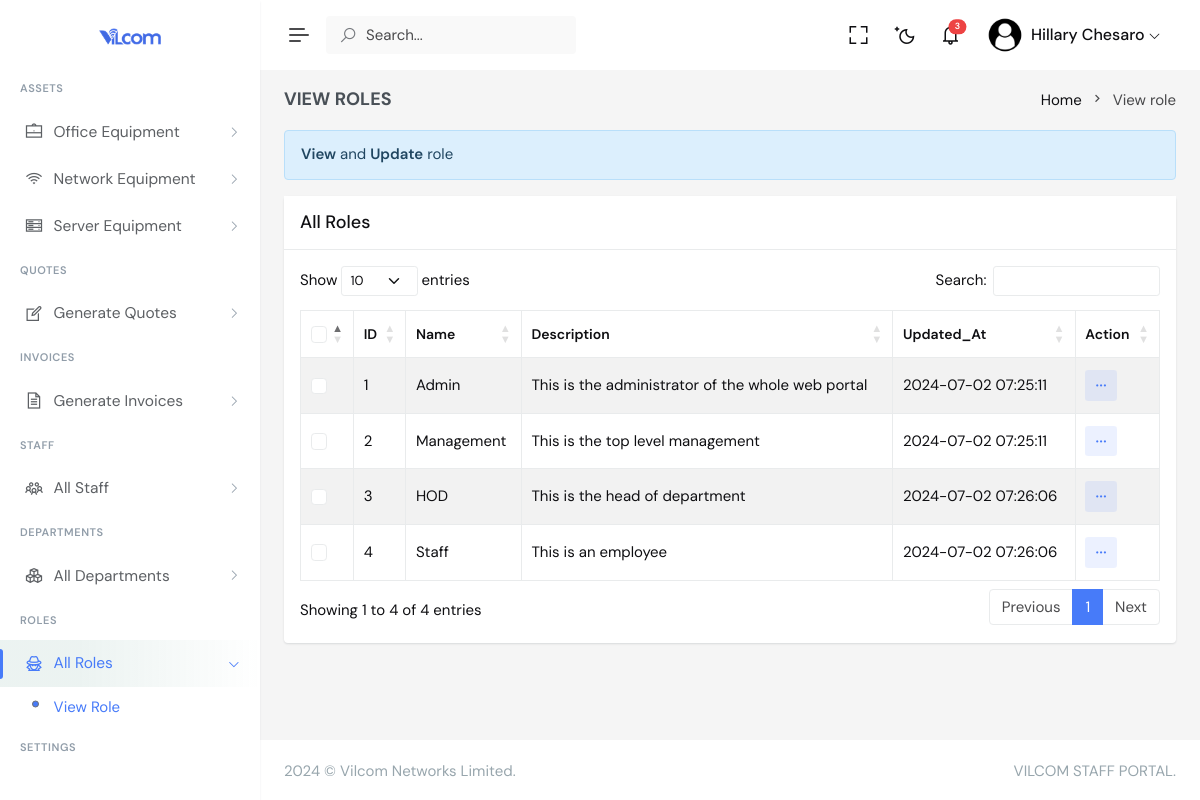
The page /management/view_role.php (signed in) on the database its author committed.
### tables this page shows
CREATE TABLE IF NOT EXISTS `role` (
  `role_id` int NOT NULL AUTO_INCREMENT,
  `name` text,
  `description` text,
  `updated_at` timestamp NULL DEFAULT CURRENT_TIMESTAMP,
  PRIMARY KEY (`role_id`)
);

### api/MySql.php (called while the page is built, shortened)
<?php
class MySql {
    protected $host = DB_HOST;
    protected $user = DB_USER;
    protected $pass = DB_PASSWORD;
    protected $dbName = DB_NAME;
    protected $sql;
    protected $converterUtf8 = true;
    protected $uppercase = false;
    protected $connection;
    private function connect(): bool {
        try {
            $this->connection = new PDO("mysql:host={$this->host};dbname={$this->dbName}", $this->user, $this->pass);
            return true;
        } catch (PDOException $e) {
            echo "Error: " . $e->getMessage() . "<br/>";
            die();
        }
    }
    public function setSqlScript(string $sql, bool $complementation = false): void {
        $patterns = [
            "/''/", "/' '/", "/\" \"/", "/\"\"/",
            "/\"null\"/", "/\"NULL\"/", "/'null'/", "/'NULL'/",
            "/,[ \t\n\r\f\v]*,/", "/,,/", "/, ,/", "/=[ \t\n\r\f\v]*,/"
        ];
        $sql = preg_replace($patterns, "null", $sql);
        if ($complementation) {
            $this->sql .= $sql . "; \n";
        } else {
            $this->sql = $sql;
        }
    }
    public function select(string $sql): array {
        $pdo = $this->connection;
        $db = $pdo->prepare($this->sql);
        $result = $db->execute();
        if ($result) {
            $data = $db->fetchAll(PDO::FETCH_ASSOC);
            $return = [];
            foreach ($data as $key => $reg) {
                foreach ($reg as $campo => $val) {
                    $val = $this->converterUtf8 ? mb_convert_encoding($val, 'UTF-8', 'UTF-8') : $val;
                    $return[$key][$campo] = $this->uppercase ? strtoupper($val) : $val;
                }
            }
            return $return;
        } else {
            $this->error = $db->errorInfo();
            $this->error['sql'] = $this->sql;
            die($this->getErros());
        }
    }
}
?>

### management/view_role.php (the view, shortened to what this page needs)
<?php
 include "header.php";
 $selectQuery="SELECT * FROM role";
 $dbSelect=$db->select($selectQuery);
?>
        <div class="main-content">
            <div class="page-content">
                <div class="container-fluid">
                    <div class="row">
                        <div class="col-12">
                            <div class="page-title-box d-sm-flex align-items-center justify-content-between">
                                <h4 class="mb-sm-0">VIEW ROLES</h4>
                                <div class="page-title-right">
                                    <ol class="breadcrumb m-0">
                                        <li class="breadcrumb-item"><a href="javascript: void(0);">Home</a></li>
                                        <li class="breadcrumb-item active">View role</li>
                                    </ol>
                                </div>
                            </div>
                        </div>
                    </div>
                    <div class="alert alert-info" role="alert">
                        <strong>View</strong> and <b>Update</b> role
                    </div>
                    <div class="row">
                        <div class="col-lg-12">
                            <div class="card">
                                <div class="card-header">
                                    <h5 class="card-title mb-0">All Roles</h5>
                                </div>
                                <div class="card-body">
                                    <table id="example" class="table table-bordered dt-responsive nowrap table-striped align-middle" style="width:100%">
                                        <thead>
                                            <tr>
                                                <th scope="col" style="width: 10px;">
                                                    <div class="form-check">
                                                        <input class="form-check-input fs-15" type="checkbox" id="checkAll" value="option">
                                                    </div>
                                                </th>
                                                <th data-ordering="false">ID</th>
                                                <th data-ordering="false">Name</th>
                                                <th data-ordering="false">Description</th>
                                                <th data-ordering="false">Updated_At</th>
                                                <th data-ordering="false">Action</th>
                                            </tr>
                                        </thead>
                                        <tbody>
                                            <?php
                                            if(count($dbSelect)){
                                                foreach($dbSelect as $row){
                                            ?>
                                            <tr>
                                                <th scope="row">
                                                    <div class="form-check">
                                                        <input class="form-check-input fs-15" type="checkbox" name="checkAll" value="option1">
                                                    </div>
                                                </th>
                                                <td><?php echo $row['role_id'];?></td>
                                                <td><?php echo $row['name'];?></td>
                                                <td><?php echo $row['description'];?></td>
                                                <td><?php echo $row['updated_at'];?></td>
                                                <td>
                                                <div class="dropdown d-inline-block">
                                                        <button class="btn btn-soft-secondary btn-sm dropdown" type="button" data-bs-toggle="dropdown" aria-expanded="false">
                                                            <i class="ri-more-fill align-middle"></i>
                                                        </button>
                                                    </div>
                                                </td>
                                            </tr>
                                            <?php
                          }
                      }
                      else
                      {
                          echo "Oops :( No Data Found";
                      }
                      ?>
                                        </tbody>
                                    </table>
                                </div>
                            </div>
                        </div>
                    </div>
                </div>
            </div>
            <?php
            include "footer.php";
            ?>

### rows shown on the page
role: role_id "1", name "Admin", description "This is the administrator of the whole web portal", updated_at "2024-07-02 07:25:11"
role: role_id "2", name "Management", description "This is the top level management", updated_at "2024-07-02 07:25:11"
role: role_id "3", name "HOD", description "This is the head of department", updated_at "2024-07-02 07:26:06"
role: role_id "4", name "Staff", description "This is an employee", updated_at "2024-07-02 07:26:06"

### other values the page prints
$un1 "Hillary"
$un2 "Chesaro"
